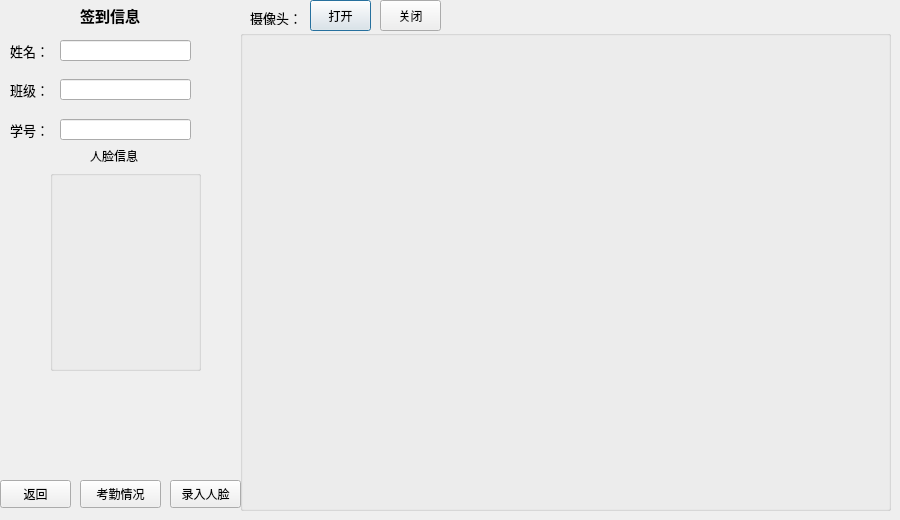
<?xml version="1.0" encoding="UTF-8"?>
<ui version="4.0">
 <class>Dialog</class>
 <widget class="QDialog" name="Dialog">
  <property name="geometry">
   <rect>
    <x>0</x>
    <y>0</y>
    <width>900</width>
    <height>520</height>
   </rect>
  </property>
  <property name="windowTitle">
   <string>Dialog</string>
  </property>
  <widget class="QPushButton" name="pushButton">
   <property name="geometry">
    <rect>
     <x>310</x>
     <y>0</y>
     <width>61</width>
     <height>31</height>
    </rect>
   </property>
   <property name="text">
    <string>打开</string>
   </property>
  </widget>
  <widget class="QPushButton" name="pushButton_2">
   <property name="geometry">
    <rect>
     <x>380</x>
     <y>0</y>
     <width>61</width>
     <height>31</height>
    </rect>
   </property>
   <property name="text">
    <string>关闭</string>
   </property>
  </widget>
  <widget class="QLabel" name="label_2">
   <property name="geometry">
    <rect>
     <x>240</x>
     <y>30</y>
     <width>651</width>
     <height>471</height>
    </rect>
   </property>
   <property name="text">
    <string/>
   </property>
  </widget>
  <widget class="QLabel" name="label_3">
   <property name="geometry">
    <rect>
     <x>250</x>
     <y>10</y>
     <width>72</width>
     <height>15</height>
    </rect>
   </property>
   <property name="font">
    <font>
     <pointsize>10</pointsize>
    </font>
   </property>
   <property name="text">
    <string>摄像头：</string>
   </property>
  </widget>
  <widget class="QGroupBox" name="groupBox">
   <property name="geometry">
    <rect>
     <x>240</x>
     <y>30</y>
     <width>651</width>
     <height>481</height>
    </rect>
   </property>
   <property name="title">
    <string/>
   </property>
  </widget>
  <widget class="QPushButton" name="pushButton_3">
   <property name="geometry">
    <rect>
     <x>0</x>
     <y>480</y>
     <width>71</width>
     <height>28</height>
    </rect>
   </property>
   <property name="text">
    <string>返回</string>
   </property>
  </widget>
  <widget class="QPushButton" name="pushButton_4">
   <property name="geometry">
    <rect>
     <x>170</x>
     <y>480</y>
     <width>71</width>
     <height>28</height>
    </rect>
   </property>
   <property name="text">
    <string>录入人脸</string>
   </property>
  </widget>
  <widget class="QLineEdit" name="lineEdit">
   <property name="geometry">
    <rect>
     <x>60</x>
     <y>40</y>
     <width>131</width>
     <height>21</height>
    </rect>
   </property>
  </widget>
  <widget class="QLabel" name="label_4">
   <property name="geometry">
    <rect>
     <x>80</x>
     <y>0</y>
     <width>81</width>
     <height>31</height>
    </rect>
   </property>
   <property name="font">
    <font>
     <family>Arial Black</family>
     <pointsize>11</pointsize>
     <weight>75</weight>
     <bold>true</bold>
    </font>
   </property>
   <property name="text">
    <string>签到信息</string>
   </property>
  </widget>
  <widget class="QLineEdit" name="lineEdit_2">
   <property name="geometry">
    <rect>
     <x>60</x>
     <y>79</y>
     <width>131</width>
     <height>21</height>
    </rect>
   </property>
  </widget>
  <widget class="QLabel" name="label_6">
   <property name="geometry">
    <rect>
     <x>10</x>
     <y>120</y>
     <width>41</width>
     <height>20</height>
    </rect>
   </property>
   <property name="font">
    <font>
     <pointsize>10</pointsize>
    </font>
   </property>
   <property name="text">
    <string>学号：</string>
   </property>
  </widget>
  <widget class="QLineEdit" name="lineEdit_3">
   <property name="geometry">
    <rect>
     <x>60</x>
     <y>119</y>
     <width>131</width>
     <height>21</height>
    </rect>
   </property>
  </widget>
  <widget class="QLabel" name="label_5">
   <property name="geometry">
    <rect>
     <x>10</x>
     <y>41</y>
     <width>41</width>
     <height>20</height>
    </rect>
   </property>
   <property name="font">
    <font>
     <pointsize>10</pointsize>
    </font>
   </property>
   <property name="text">
    <string>姓名：</string>
   </property>
  </widget>
  <widget class="QLabel" name="label_7">
   <property name="geometry">
    <rect>
     <x>10</x>
     <y>80</y>
     <width>41</width>
     <height>20</height>
    </rect>
   </property>
   <property name="font">
    <font>
     <pointsize>10</pointsize>
    </font>
   </property>
   <property name="text">
    <string>班级：</string>
   </property>
  </widget>
  <widget class="QGroupBox" name="groupBox_2">
   <property name="geometry">
    <rect>
     <x>50</x>
     <y>170</y>
     <width>151</width>
     <height>201</height>
    </rect>
   </property>
   <property name="title">
    <string/>
   </property>
   <widget class="QLabel" name="label_9">
    <property name="geometry">
     <rect>
      <x>0</x>
      <y>0</y>
      <width>150</width>
      <height>200</height>
     </rect>
    </property>
    <property name="text">
     <string/>
    </property>
   </widget>
  </widget>
  <widget class="QLabel" name="label_8">
   <property name="geometry">
    <rect>
     <x>90</x>
     <y>140</y>
     <width>71</width>
     <height>31</height>
    </rect>
   </property>
   <property name="font">
    <font>
     <pointsize>9</pointsize>
    </font>
   </property>
   <property name="text">
    <string>人脸信息</string>
   </property>
  </widget>
  <widget class="QLabel" name="label">
   <property name="geometry">
    <rect>
     <x>50</x>
     <y>375</y>
     <width>151</width>
     <height>31</height>
    </rect>
   </property>
   <property name="text">
    <string/>
   </property>
  </widget>
  <widget class="QPushButton" name="pushButton_5">
   <property name="geometry">
    <rect>
     <x>80</x>
     <y>480</y>
     <width>81</width>
     <height>28</height>
    </rect>
   </property>
   <property name="text">
    <string>考勤情况</string>
   </property>
  </widget>
  <widget class="QLabel" name="label_10">
   <property name="geometry">
    <rect>
     <x>40</x>
     <y>435</y>
     <width>161</width>
     <height>31</height>
    </rect>
   </property>
   <property name="text">
    <string/>
   </property>
  </widget>
 </widget>
 <resources/>
 <connections/>
</ui>
